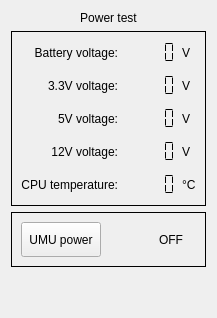
       <widget class="QWidget" name="powerPage">
        <layout class="QVBoxLayout" name="verticalLayout_26">
         <item>
          <widget class="QLabel" name="label_31">
           <property name="text">
            <string>Power test</string>
           </property>
           <property name="alignment">
            <set>Qt::AlignCenter</set>
           </property>
          </widget>
         </item>
         <item>
          <widget class="QFrame" name="frame_8">
           <property name="frameShape">
            <enum>QFrame::Box</enum>
           </property>
           <property name="frameShadow">
            <enum>QFrame::Plain</enum>
           </property>
           <layout class="QVBoxLayout" name="verticalLayout_25">
            <item>
             <layout class="QGridLayout" name="gridLayout_3">
              <property name="horizontalSpacing">
               <number>0</number>
              </property>
              <property name="verticalSpacing">
               <number>10</number>
              </property>
              <item row="3" column="1">
               <widget class="QLCDNumber" name="voltage12vLcdNumber">
                <property name="minimumSize">
                 <size>
                  <width>0</width>
                  <height>20</height>
                 </size>
                </property>
                <property name="font">
                 <font>
                  <pointsize>10</pointsize>
                  <weight>50</weight>
                  <bold>false</bold>
                 </font>
                </property>
                <property name="focusPolicy">
                 <enum>Qt::NoFocus</enum>
                </property>
                <property name="styleSheet">
                 <string notr="true">color: rgb(0, 0, 0);</string>
                </property>
                <property name="frameShape">
                 <enum>QFrame::NoFrame</enum>
                </property>
                <property name="frameShadow">
                 <enum>QFrame::Plain</enum>
                </property>
                <property name="digitCount">
                 <number>5</number>
                </property>
                <property name="segmentStyle">
                 <enum>QLCDNumber::Flat</enum>
                </property>
               </widget>
              </item>
              <item row="4" column="1">
               <widget class="QLCDNumber" name="cpuTemperatureLcdNumber">
                <property name="minimumSize">
                 <size>
                  <width>0</width>
                  <height>20</height>
                 </size>
                </property>
                <property name="font">
                 <font>
                  <pointsize>10</pointsize>
                  <weight>50</weight>
                  <bold>false</bold>
                 </font>
                </property>
                <property name="focusPolicy">
                 <enum>Qt::NoFocus</enum>
                </property>
                <property name="styleSheet">
                 <string notr="true">color: rgb(0, 0, 0);</string>
                </property>
                <property name="frameShape">
                 <enum>QFrame::NoFrame</enum>
                </property>
                <property name="frameShadow">
                 <enum>QFrame::Plain</enum>
                </property>
                <property name="digitCount">
                 <number>5</number>
                </property>
                <property name="segmentStyle">
                 <enum>QLCDNumber::Flat</enum>
                </property>
               </widget>
              </item>
              <item row="0" column="2">
               <widget class="QLabel" name="label_32">
                <property name="sizePolicy">
                 <sizepolicy hsizetype="Expanding" vsizetype="Preferred">
                  <horstretch>0</horstretch>
                  <verstretch>0</verstretch>
                 </sizepolicy>
                </property>
                <property name="text">
                 <string>V</string>
                </property>
               </widget>
              </item>
              <item row="1" column="0">
               <widget class="QLabel" name="label_34">
                <property name="sizePolicy">
                 <sizepolicy hsizetype="Expanding" vsizetype="Preferred">
                  <horstretch>0</horstretch>
                  <verstretch>0</verstretch>
                 </sizepolicy>
                </property>
                <property name="text">
                 <string>3.3V voltage:</string>
                </property>
                <property name="alignment">
                 <set>Qt::AlignRight|Qt::AlignTrailing|Qt::AlignVCenter</set>
                </property>
               </widget>
              </item>
              <item row="2" column="1">
               <widget class="QLCDNumber" name="voltage5vLcdNumber">
                <property name="minimumSize">
                 <size>
                  <width>0</width>
                  <height>20</height>
                 </size>
                </property>
                <property name="font">
                 <font>
                  <pointsize>10</pointsize>
                  <weight>50</weight>
                  <bold>false</bold>
                 </font>
                </property>
                <property name="focusPolicy">
                 <enum>Qt::NoFocus</enum>
                </property>
                <property name="styleSheet">
                 <string notr="true">color: rgb(0, 0, 0);</string>
                </property>
                <property name="frameShape">
                 <enum>QFrame::NoFrame</enum>
                </property>
                <property name="frameShadow">
                 <enum>QFrame::Plain</enum>
                </property>
                <property name="digitCount">
                 <number>5</number>
                </property>
                <property name="segmentStyle">
                 <enum>QLCDNumber::Flat</enum>
                </property>
               </widget>
              </item>
              <item row="1" column="2">
               <widget class="QLabel" name="label_35">
                <property name="sizePolicy">
                 <sizepolicy hsizetype="Expanding" vsizetype="Preferred">
                  <horstretch>0</horstretch>
                  <verstretch>0</verstretch>
                 </sizepolicy>
                </property>
                <property name="text">
                 <string>V</string>
                </property>
               </widget>
              </item>
              <item row="4" column="2">
               <widget class="QLabel" name="label_39">
                <property name="sizePolicy">
                 <sizepolicy hsizetype="Expanding" vsizetype="Preferred">
                  <horstretch>0</horstretch>
                  <verstretch>0</verstretch>
                 </sizepolicy>
                </property>
                <property name="text">
                 <string>°C</string>
                </property>
               </widget>
              </item>
              <item row="1" column="1">
               <widget class="QLCDNumber" name="voltage3vLcdNumber">
                <property name="minimumSize">
                 <size>
                  <width>0</width>
                  <height>20</height>
                 </size>
                </property>
                <property name="font">
                 <font>
                  <pointsize>10</pointsize>
                  <weight>50</weight>
                  <bold>false</bold>
                 </font>
                </property>
                <property name="focusPolicy">
                 <enum>Qt::NoFocus</enum>
                </property>
                <property name="styleSheet">
                 <string notr="true">color: rgb(0, 0, 0);</string>
                </property>
                <property name="frameShape">
                 <enum>QFrame::NoFrame</enum>
                </property>
                <property name="frameShadow">
                 <enum>QFrame::Plain</enum>
                </property>
                <property name="digitCount">
                 <number>5</number>
                </property>
                <property name="segmentStyle">
                 <enum>QLCDNumber::Flat</enum>
                </property>
               </widget>
              </item>
              <item row="0" column="0">
               <widget class="QLabel" name="label_33">
                <property name="sizePolicy">
                 <sizepolicy hsizetype="Expanding" vsizetype="Preferred">
                  <horstretch>0</horstretch>
                  <verstretch>0</verstretch>
                 </sizepolicy>
                </property>
                <property name="text">
                 <string>Battery voltage:</string>
                </property>
                <property name="alignment">
                 <set>Qt::AlignRight|Qt::AlignTrailing|Qt::AlignVCenter</set>
                </property>
               </widget>
              </item>
              <item row="0" column="1">
               <widget class="QLCDNumber" name="voltageLcdNumber">
                <property name="minimumSize">
                 <size>
                  <width>0</width>
                  <height>20</height>
                 </size>
                </property>
                <property name="font">
                 <font>
                  <pointsize>10</pointsize>
                  <weight>50</weight>
                  <bold>false</bold>
                 </font>
                </property>
                <property name="focusPolicy">
                 <enum>Qt::NoFocus</enum>
                </property>
                <property name="styleSheet">
                 <string notr="true">color: rgb(0, 0, 0);</string>
                </property>
                <property name="frameShape">
                 <enum>QFrame::NoFrame</enum>
                </property>
                <property name="frameShadow">
                 <enum>QFrame::Plain</enum>
                </property>
                <property name="digitCount">
                 <number>5</number>
                </property>
                <property name="segmentStyle">
                 <enum>QLCDNumber::Flat</enum>
                </property>
               </widget>
              </item>
              <item row="2" column="2">
               <widget class="QLabel" name="label_37">
                <property name="sizePolicy">
                 <sizepolicy hsizetype="Expanding" vsizetype="Preferred">
                  <horstretch>0</horstretch>
                  <verstretch>0</verstretch>
                 </sizepolicy>
                </property>
                <property name="text">
                 <string>V</string>
                </property>
               </widget>
              </item>
              <item row="2" column="0">
               <widget class="QLabel" name="label_36">
                <property name="sizePolicy">
                 <sizepolicy hsizetype="Expanding" vsizetype="Preferred">
                  <horstretch>0</horstretch>
                  <verstretch>0</verstretch>
                 </sizepolicy>
                </property>
                <property name="text">
                 <string>5V voltage:</string>
                </property>
                <property name="alignment">
                 <set>Qt::AlignRight|Qt::AlignTrailing|Qt::AlignVCenter</set>
                </property>
               </widget>
              </item>
              <item row="4" column="0">
               <widget class="QLabel" name="label_38">
                <property name="sizePolicy">
                 <sizepolicy hsizetype="Expanding" vsizetype="Preferred">
                  <horstretch>0</horstretch>
                  <verstretch>0</verstretch>
                 </sizepolicy>
                </property>
                <property name="text">
                 <string>CPU temperature:</string>
                </property>
                <property name="alignment">
                 <set>Qt::AlignRight|Qt::AlignTrailing|Qt::AlignVCenter</set>
                </property>
               </widget>
              </item>
              <item row="3" column="0">
               <widget class="QLabel" name="label_40">
                <property name="sizePolicy">
                 <sizepolicy hsizetype="Expanding" vsizetype="Preferred">
                  <horstretch>0</horstretch>
                  <verstretch>0</verstretch>
                 </sizepolicy>
                </property>
                <property name="text">
                 <string>12V voltage:</string>
                </property>
                <property name="alignment">
                 <set>Qt::AlignRight|Qt::AlignTrailing|Qt::AlignVCenter</set>
                </property>
               </widget>
              </item>
              <item row="3" column="2">
               <widget class="QLabel" name="label_41">
                <property name="sizePolicy">
                 <sizepolicy hsizetype="Expanding" vsizetype="Preferred">
                  <horstretch>0</horstretch>
                  <verstretch>0</verstretch>
                 </sizepolicy>
                </property>
                <property name="text">
                 <string>V</string>
                </property>
               </widget>
              </item>
             </layout>
            </item>
           </layout>
          </widget>
         </item>
         <item>
          <widget class="QFrame" name="frame_9">
           <property name="frameShape">
            <enum>QFrame::Box</enum>
           </property>
           <property name="frameShadow">
            <enum>QFrame::Plain</enum>
           </property>
           <layout class="QHBoxLayout" name="horizontalLayout_17">
            <item>
             <widget class="QPushButton" name="umuPowerButton">
              <property name="sizePolicy">
               <sizepolicy hsizetype="Expanding" vsizetype="Minimum">
                <horstretch>0</horstretch>
                <verstretch>0</verstretch>
               </sizepolicy>
              </property>
              <property name="minimumSize">
               <size>
                <width>0</width>
                <height>35</height>
               </size>
              </property>
              <property name="focusPolicy">
               <enum>Qt::NoFocus</enum>
              </property>
              <property name="text">
               <string>UMU power</string>
              </property>
              <property name="checkable">
               <bool>true</bool>
              </property>
             </widget>
            </item>
            <item>
             <spacer name="horizontalSpacer_12">
              <property name="orientation">
               <enum>Qt::Horizontal</enum>
              </property>
              <property name="sizeHint" stdset="0">
               <size>
                <width>40</width>
                <height>20</height>
               </size>
              </property>
             </spacer>
            </item>
            <item>
             <widget class="QLabel" name="umuPowerMessage">
              <property name="text">
               <string>OFF</string>
              </property>
             </widget>
            </item>
            <item>
             <widget class="QLabel" name="umuPowerLabel">
              <property name="text">
               <string/>
              </property>
              <property name="pixmap">
               <pixmap resource="resourses.qrc">:/resources/umuOff.png</pixmap>
              </property>
              <property name="alignment">
               <set>Qt::AlignCenter</set>
              </property>
             </widget>
            </item>
           </layout>
          </widget>
         </item>
         <item>
          <spacer name="verticalSpacer_13">
           <property name="orientation">
            <enum>Qt::Vertical</enum>
           </property>
           <property name="sizeHint" stdset="0">
            <size>
             <width>20</width>
             <height>40</height>
            </size>
           </property>
          </spacer>
         </item>
        </layout>
       </widget>
